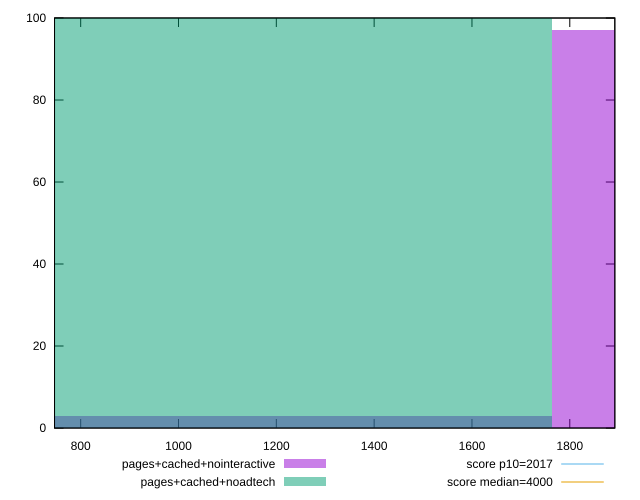

The gnuplot source for this figure:
reset

$pagesCachedNointeractive <<EOF
2351.1300815279824 97
1175.5650407639912 3
EOF

$pagesCachedNoadtech <<EOF
1175.5650407639912 100
EOF

set key outside below
set boxwidth 1175.5650407639912
set xrange [746.5239999999998:1892.0840000000007]
set yrange [0:100]
set trange [0:100]
set style fill transparent solid 0.5 noborder

set parametric
set terminal svg size 640, 500 enhanced background rgb 'white'
set output "reprap/mainthread-work-breakdown/comparison/histogram/3_vs_4.svg"

plot $pagesCachedNointeractive title "pages+cached+nointeractive" with boxes, \
     $pagesCachedNoadtech title "pages+cached+noadtech" with boxes, \
     2017,t title "score p10=2017", \
     4000,t title "score median=4000"

reset
